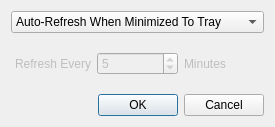
<?xml version="1.0" encoding="UTF-8"?>
<ui version="4.0">
 <class>AutoRefreshDialog</class>
 <widget class="QDialog" name="AutoRefreshDialog">
  <property name="geometry">
   <rect>
    <x>0</x>
    <y>0</y>
    <width>275</width>
    <height>127</height>
   </rect>
  </property>
  <property name="sizePolicy">
   <sizepolicy hsizetype="Fixed" vsizetype="Fixed">
    <horstretch>0</horstretch>
    <verstretch>0</verstretch>
   </sizepolicy>
  </property>
  <property name="windowTitle">
   <string>Auto-Refresh Settings</string>
  </property>
  <property name="windowIcon">
   <iconset resource="../MIDASDesktopIcons.qrc">
    <normaloff>:/icons/MIDAS_Desktop_Icon.png</normaloff>:/icons/MIDAS_Desktop_Icon.png</iconset>
  </property>
  <property name="modal">
   <bool>true</bool>
  </property>
  <layout class="QVBoxLayout" name="verticalLayout">
   <item>
    <widget class="QComboBox" name="settingComboBox">
     <item>
      <property name="text">
       <string>Auto-Refresh When Minimized To Tray</string>
      </property>
     </item>
     <item>
      <property name="text">
       <string>Always Auto-Refresh</string>
      </property>
     </item>
     <item>
      <property name="text">
       <string>Never Auto-Refresh</string>
      </property>
     </item>
    </widget>
   </item>
   <item>
    <layout class="QHBoxLayout" name="horizontalLayout">
     <item>
      <widget class="QLabel" name="refreshLabel1">
       <property name="enabled">
        <bool>false</bool>
       </property>
       <property name="text">
        <string>Refresh Every</string>
       </property>
       <property name="alignment">
        <set>Qt::AlignRight|Qt::AlignTrailing|Qt::AlignVCenter</set>
       </property>
      </widget>
     </item>
     <item>
      <widget class="QSpinBox" name="timeSpinBox">
       <property name="enabled">
        <bool>false</bool>
       </property>
       <property name="minimum">
        <number>1</number>
       </property>
       <property name="maximum">
        <number>120</number>
       </property>
       <property name="value">
        <number>5</number>
       </property>
      </widget>
     </item>
     <item>
      <widget class="QLabel" name="refreshLabel2">
       <property name="enabled">
        <bool>false</bool>
       </property>
       <property name="text">
        <string>Minutes</string>
       </property>
      </widget>
     </item>
    </layout>
   </item>
   <item>
    <widget class="QDialogButtonBox" name="buttonBox">
     <property name="standardButtons">
      <set>QDialogButtonBox::Cancel|QDialogButtonBox::Ok</set>
     </property>
    </widget>
   </item>
  </layout>
 </widget>
 <resources>
  <include location="../MIDASDesktopIcons.qrc"/>
  <include location="../MIDASDesktopIcons.qrc"/>
 </resources>
 <connections>
  <connection>
   <sender>buttonBox</sender>
   <signal>accepted()</signal>
   <receiver>AutoRefreshDialog</receiver>
   <slot>accept()</slot>
   <hints>
    <hint type="sourcelabel">
     <x>117</x>
     <y>159</y>
    </hint>
    <hint type="destinationlabel">
     <x>40</x>
     <y>-21</y>
    </hint>
   </hints>
  </connection>
  <connection>
   <sender>buttonBox</sender>
   <signal>rejected()</signal>
   <receiver>AutoRefreshDialog</receiver>
   <slot>reject()</slot>
   <hints>
    <hint type="sourcelabel">
     <x>186</x>
     <y>160</y>
    </hint>
    <hint type="destinationlabel">
     <x>168</x>
     <y>-20</y>
    </hint>
   </hints>
  </connection>
 </connections>
</ui>
